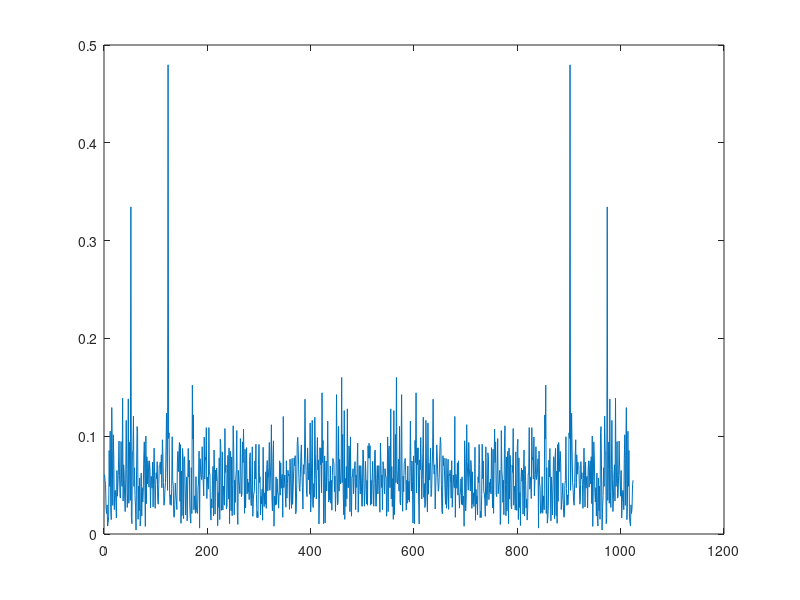

MATLAB code for this plot:

Fs = 1000;                    % Sampling frequency
T = 1/Fs;                     % Sample time
L = 1000;                     % Length of signal
t = (0:L-1)*T;                % Time vector
% Sum of a 50 Hz sinusoid and a 120 Hz sinusoid
x = 0.7*sin(2*pi*50*t) + sin(2*pi*120*t); 
y = x + 2*randn(size(t));     % Sinusoids plus noise
plot(Fs*t(1:50),y(1:50))
title('Signal Corrupted with Zero-Mean Random Noise')
xlabel('time (milliseconds)')
pause

NFFT = 2^nextpow2(L); % Next power of 2 from length of y
Y = fft(y,NFFT)/L;
f = Fs/2*linspace(0,1,NFFT/2+1);


plot(f,2*abs(Y(1:NFFT/2+1))) 
title('Single-Sided Amplitude Spectrum of y(t)')
xlabel('Frequency (Hz)')
ylabel('|Y(f)|')

pause 

plot(abs(Y)) 


